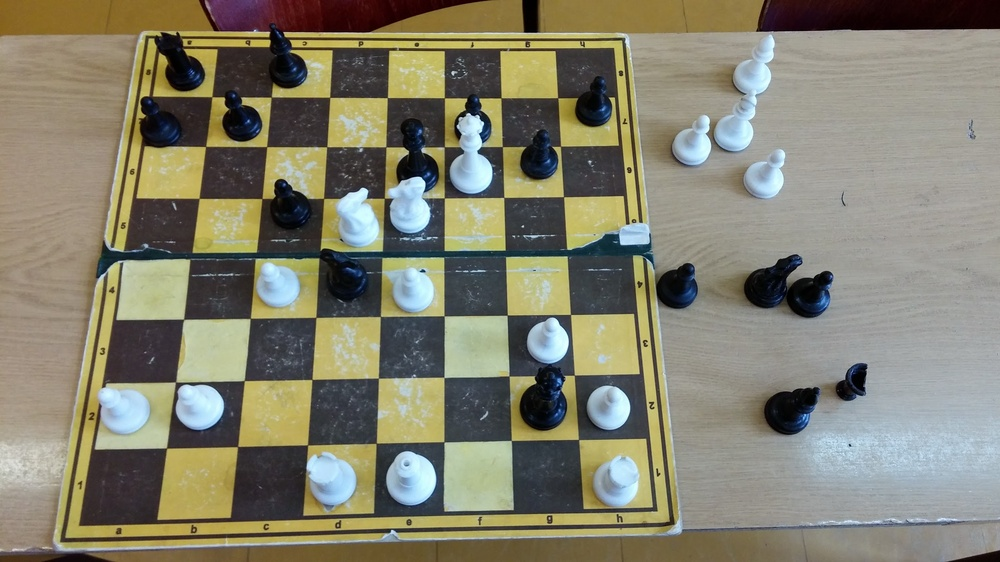
#> input picture test/in/1.jpg, 1000 x 562 px, shrunk from 2418 x 1360 before the run; its folder holds only this picture in this run
$ python -i slid.py   (imports and definitions only)
#> lines starting #> are read from the running program, lines starting #| are printed output that depends on the picture
### debug.py
from config import *
from random import randint
from copy import copy

import numpy as np
import cv2; load = cv2.imread
save = cv2.imwrite

################################################################################

def lines(img, lines, color=(0,0,255), size=2):
	"""draw lines"""
	for a, b in lines: cv2.line(img,tuple(a),tuple(b),color,size)
	return img

# [4 lines left out: function points, not called in this run]

def color():
	return (randint(0, 255), randint(0, 255), randint(0, 255))

################################################################################

counter = 0

class ImageDebug(object):
	img = object

	def __init__(self, img):
		if isinstance(img, tuple):
			img = np.zeros((img[0], img[1], 3), np.uint8)
		if len(img.shape) < 3:
			img = cv2.cvtColor(img, cv2.COLOR_GRAY2RGB)
		self.img = copy(img)

	def lines(self, _lines, color=(0,0,255), size=2):
		self.img = lines(self.img, _lines, color=color, size=size)
		return self

	def points(self, _points, color=(0,0,255), size=10):
		self.img = points(self.img, _points, color=color, size=size)
		return self

	def save(self, filename, prefix=True):
		global counter; counter += 1
		if prefix: __prefix = "__debug_"+"%04d"%int(counter)+"_"
		else:      __prefix = ""
		if NC_DEBUG: save("test/steps/" + __prefix + \
				filename + ".jpg", self.img)

image = ImageDebug

### slid.py
import utils, debug
from config import *

import math
import cv2, numpy as np
import collections
na = np.array

"""
NC_SLID_CLAHE = [[3,   (2, 6),    5], # @1
		         [3,   (6, 2),    5], # @2
				 [0,   (0, 0),    0]] # EE
"""

"""
NC_SLID_CLAHE = [[4,   (2, 5),    5], # @1
		         [4,   (5, 2),    5], # @2
				 #[1,   (2, 2),   15], # @3
				 [0,   (0, 0),    0]] # EE
"""

"""
NC_SLID_CLAHE = [[2,   (1, 5),    5], # @1
		         [2,   (5, 1),    5], # @2
				 #[1,   (2, 2),   15], # @3
				 [0,   (0, 0),    0]] # EE
"""

"""
NC_SLID_CLAHE = [[3,   (2, 8),    5], # @1
		         [3,   (8, 2),    5], # @2
				 [5,   (4, 4),    5], # @3
				 [0,   (0, 0),    0]] # EE
"""

# 7???
# 4???
NC_SLID_CLAHE = [[3,   (2, 6),    5], # @1
		         [3,   (6, 2),    5], # @2
				 [5,   (3, 3),    5], # @3
				 [0,   (0, 0),    0]] # EE

################################################################################

def slid_canny(img, sigma=0.25):
	"""apply Canny edge detector (automatic thresh)"""
	v = np.median(img)
	img = cv2.medianBlur(img, 5)
	img = cv2.GaussianBlur(img, (7, 7), 2)
	lower = int(max(0, (1.0 - sigma) * v))
	upper = int(min(255, (1.0 + sigma) * v))
	return cv2.Canny(img, lower, upper)

def slid_detector(img, alfa=150, beta=2):
	"""detect lines using Hough algorithm"""
	__lines, lines = [], cv2.HoughLinesP(img, rho=1, theta=np.pi/360*beta,
		threshold=40, minLineLength=50, maxLineGap=15) # [40, 40, 10]
	if lines is None: return []
	for line in np.reshape(lines, (-1, 4)):
		__lines += [[[int(line[0]), int(line[1])],
			         [int(line[2]), int(line[3])]]]
	return __lines

def slid_clahe(img, limit=2, grid=(3,3), iters=5):
	"""repair using CLAHE algorithm (adaptive histogram equalization)"""
	img = cv2.cvtColor(img, cv2.COLOR_BGR2GRAY)
	for i in range(iters):
		img = cv2.createCLAHE(clipLimit=limit, \
				tileGridSize=grid).apply(img)
	debug.image(img).save("slid_clahe_@1")
	if limit != 0:
		kernel = np.ones((10, 10), np.uint8)
		img = cv2.morphologyEx(img, cv2.MORPH_CLOSE, kernel)
		debug.image(img).save("slid_clahe_@2")
	return img

################################################################################

def pSLID(img, thresh=150):
	"""find all lines using different settings"""
	print(utils.call("pSLID(img)"))
	segments = []; i = 0
	for key, arr in enumerate(NC_SLID_CLAHE):
		tmp = slid_clahe(img, limit=arr[0], grid=arr[1], iters=arr[2])
		__segments = list(slid_detector(slid_canny(tmp), thresh))
		segments += __segments; i += 1
		print("FILTER: {} {} : {}".format(i, arr, len(__segments)))
		debug.image(slid_canny(tmp)).lines(__segments).save("pslid_F%d" % i)
	return segments

all_points = []
# [136 lines left out: functions SLID, slid_tendency, not called in this run]

>>> import cv2
>>> picture = cv2.imread('test/in/1.jpg')
#> picture is the input picture: shape (562, 1000, 3); mean B, G, R 110.3, 128.6, 131.1
>>> result = pSLID(picture)
#> the loop in pSLID, `for key, arr in enumerate(NC_SLID_CLAHE):` made 4 passes
#| FILTER: 1 [3, (2, 6), 5] : 69
#| FILTER: 2 [3, (6, 2), 5] : 55
#| FILTER: 3 [5, (3, 3), 5] : 70
#| FILTER: 4 [0, (0, 0), 0] : 93
#> pass 1, in slid_clahe, `img = cv2.cvtColor(img, cv2.COLOR_BGR2GRAY)`:
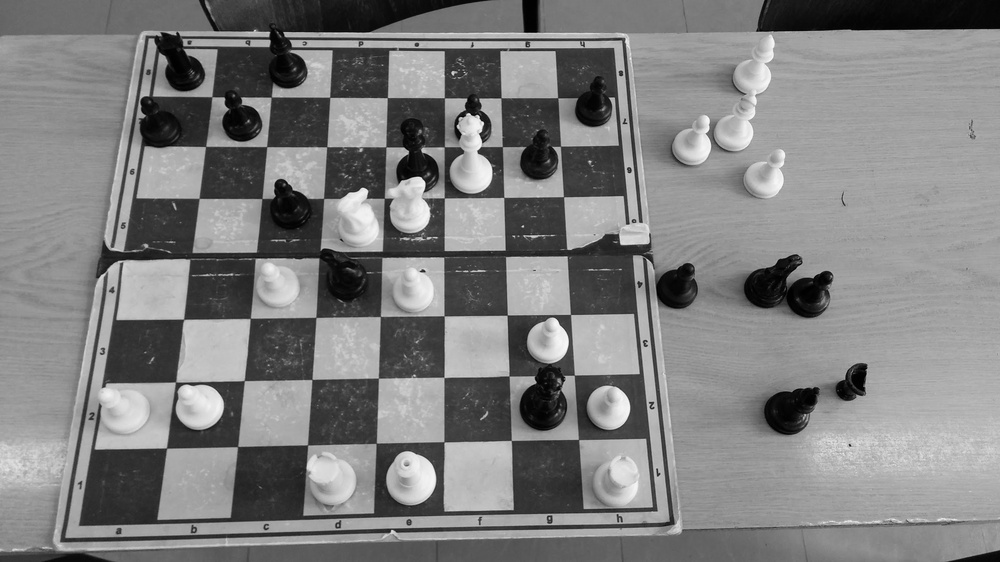
#> img: shape (562, 1000); min 0, max 250, mean 127.2
#> pass 1, in __init__, `img = cv2.cvtColor(img, cv2.COLOR_GRAY2RGB)`:
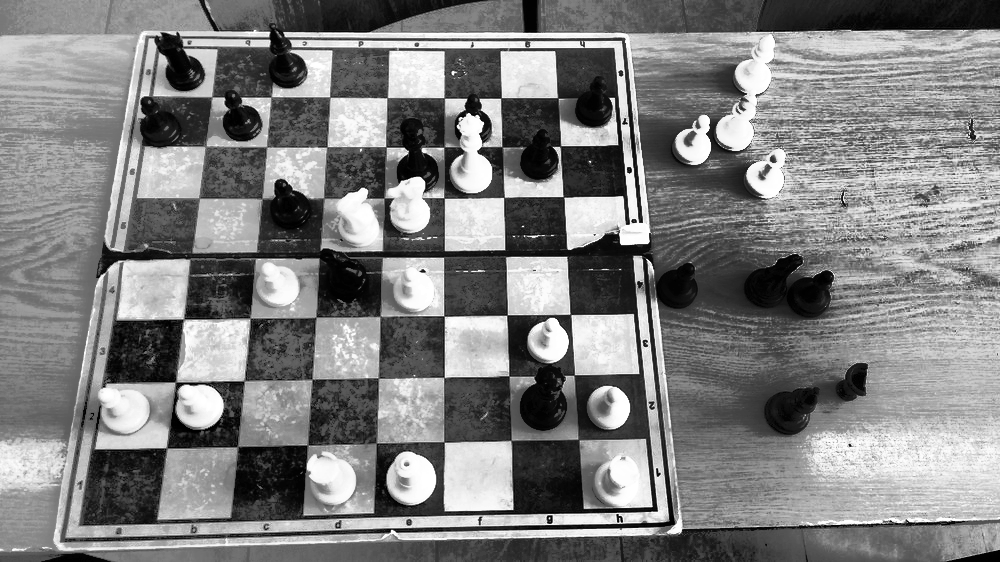
#> img: shape (562, 1000, 3); min 0, max 255, mean 128.1
#> pass 1, in slid_clahe, `img = cv2.morphologyEx(img, cv2.MORPH_CLOSE, kernel)`:
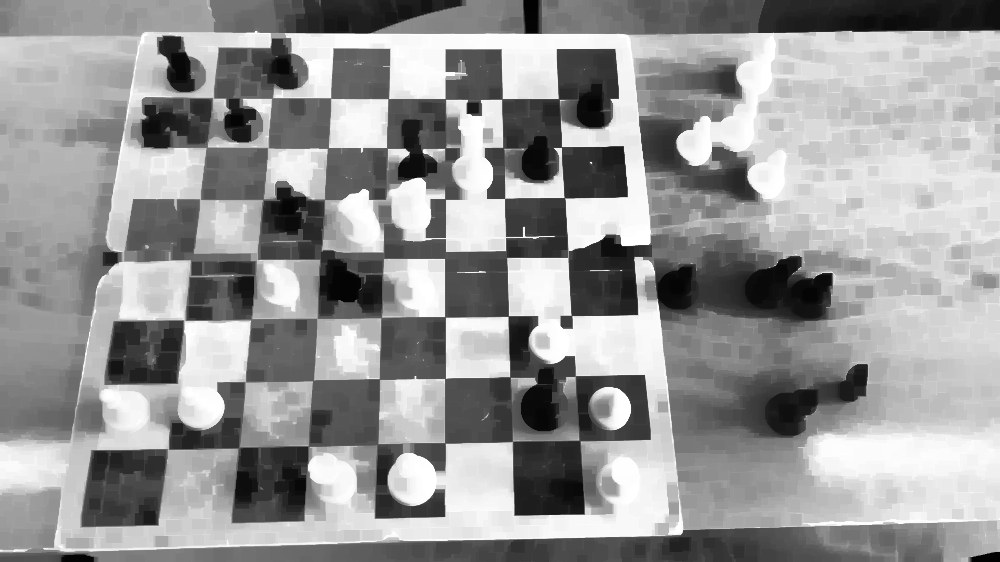
#> img: shape (562, 1000); min 1, max 255, mean 151
#> after the loop in pSLID, `for key, arr in enumerate(NC_SLID_CLAHE):`: i = 4
#> result = 287 items

$ run again, on test/in/10.jpg
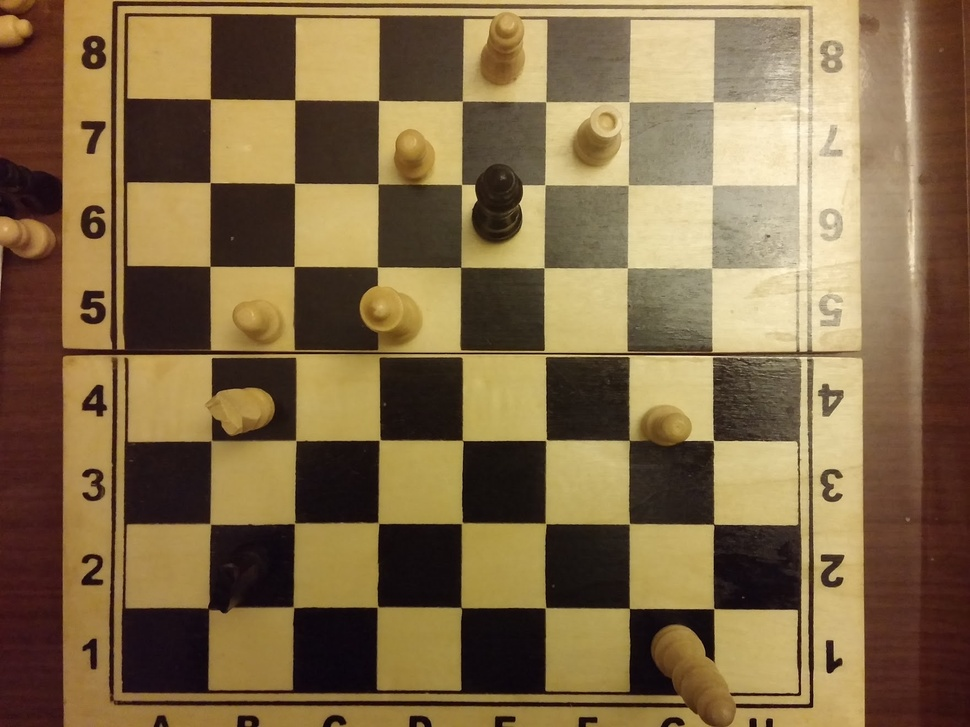
#> input picture test/in/10.jpg, 970 x 727 px, shrunk from 1760 x 1320 before the run
#> picture is the input picture: shape (727, 970, 3); mean B, G, R 71.4, 107.2, 130
#> the loop in pSLID, `for key, arr in enumerate(NC_SLID_CLAHE):` made 4 passes
#> (printed output is left out)
#> pass 1, in slid_clahe, `img = cv2.cvtColor(img, cv2.COLOR_BGR2GRAY)`:
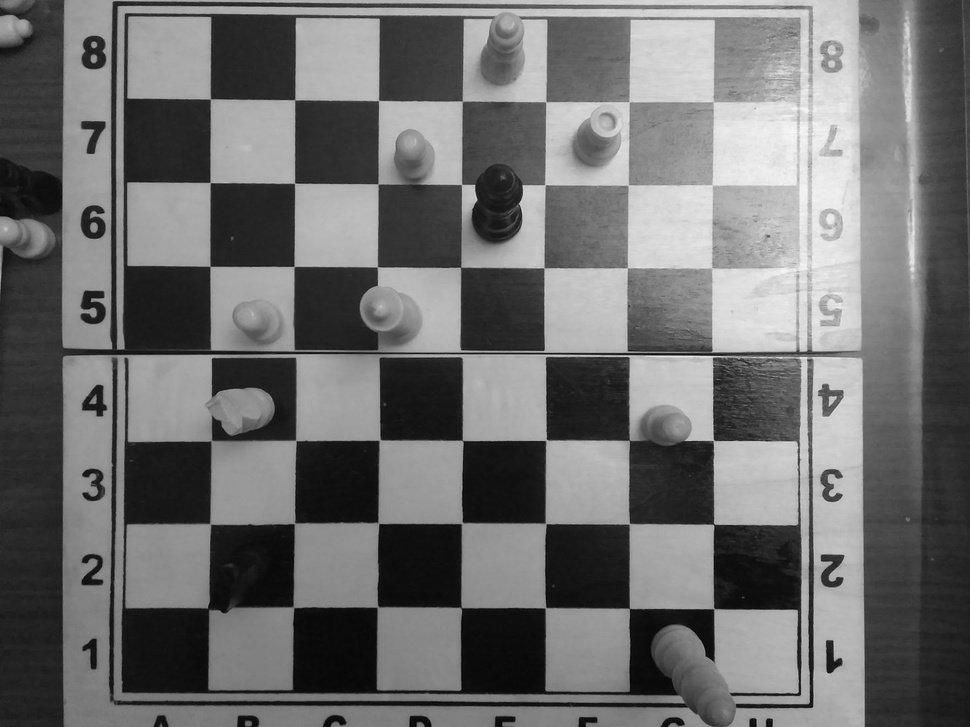
#> img: shape (727, 970); min 4, max 247, mean 109.9
#> pass 1, in slid_clahe, `img = cv2.morphologyEx(img, cv2.MORPH_CLOSE, kernel)`:
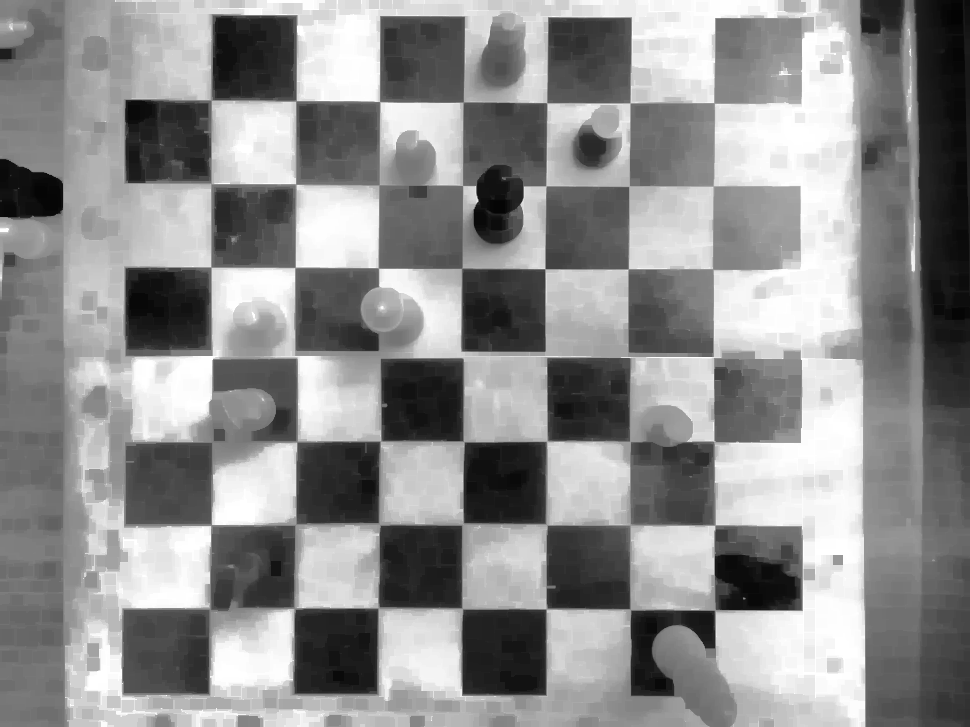
#> img: shape (727, 970); min 3, max 255, mean 142.4
#> after the loop in pSLID, `for key, arr in enumerate(NC_SLID_CLAHE):`: i = 4
#> result = 360 items

$ run again, on test/in/11.jpg
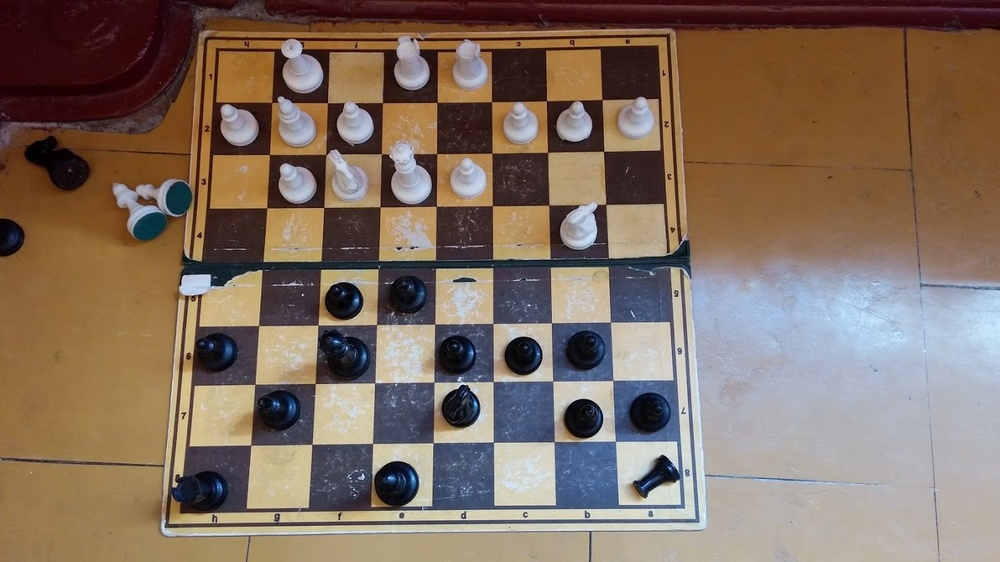
#> input picture test/in/11.jpg, 1000 x 562 px, shrunk from 1408 x 792 before the run
#> picture is the input picture: shape (562, 1000, 3); mean B, G, R 97.1, 111.1, 129.7
#> the loop in pSLID, `for key, arr in enumerate(NC_SLID_CLAHE):` made 4 passes
#> (printed output is left out)
#> pass 1, in __init__, `img = cv2.cvtColor(img, cv2.COLOR_GRAY2RGB)`:
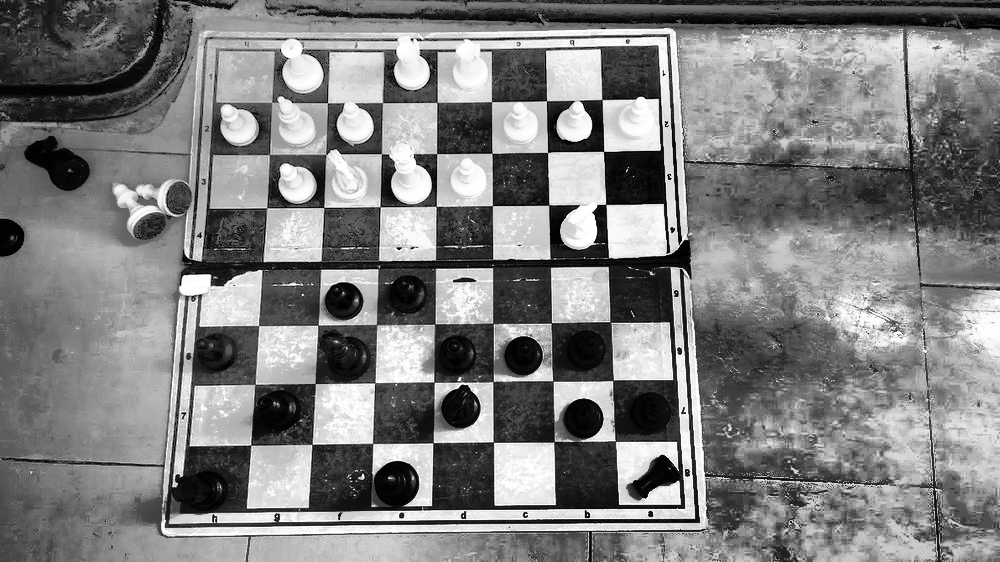
#> img: shape (562, 1000, 3); min 0, max 255, mean 127.7
#> pass 1, in slid_clahe, `img = cv2.morphologyEx(img, cv2.MORPH_CLOSE, kernel)`:
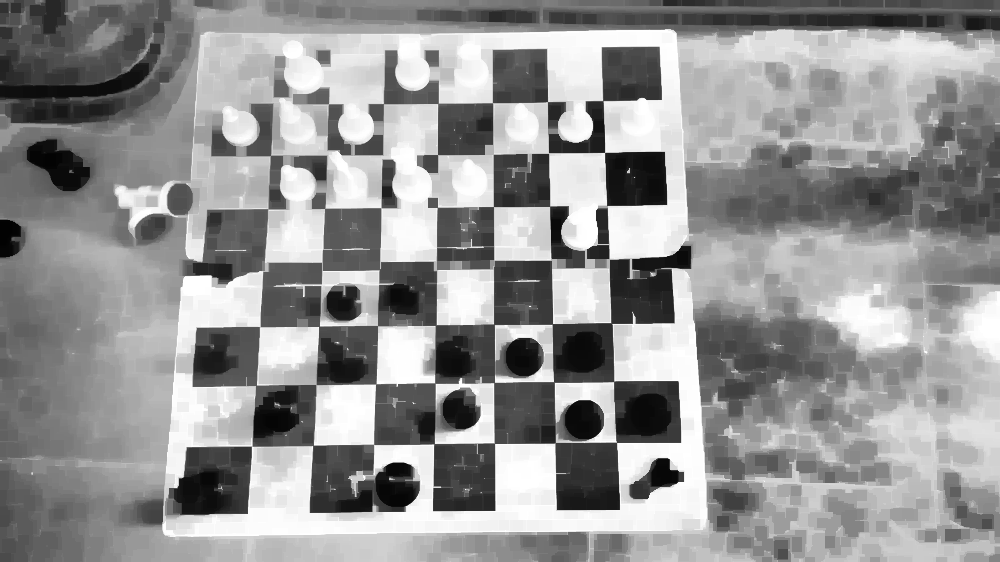
#> img: shape (562, 1000); min 2, max 255, mean 148.4
#> after the loop in pSLID, `for key, arr in enumerate(NC_SLID_CLAHE):`: i = 4
#> result = 271 items

$ run again, on test/in/12.jpg
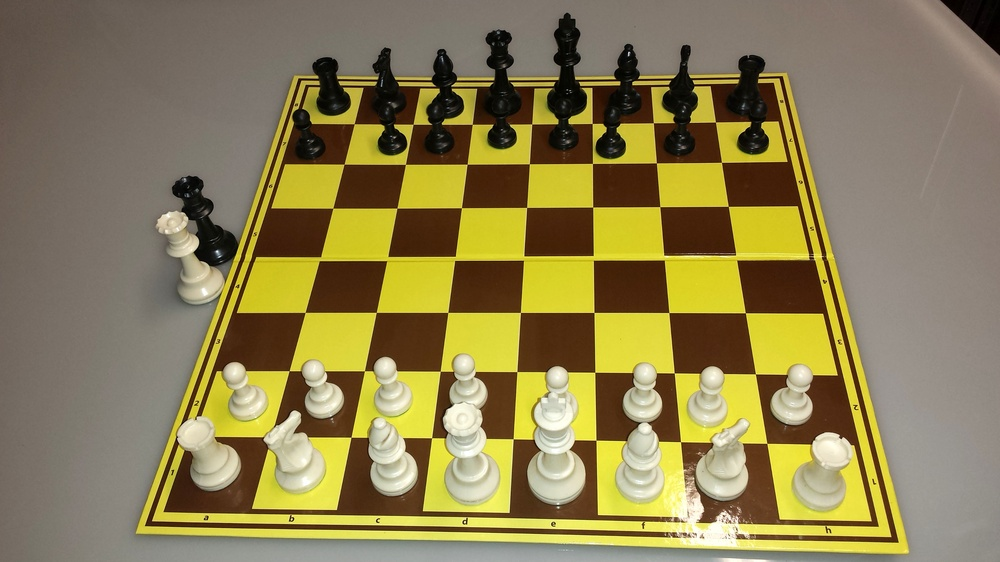
#> input picture test/in/12.jpg, 1000 x 562 px, shrunk from 3264 x 1836 before the run
#> picture is the input picture: shape (562, 1000, 3); mean B, G, R 81.3, 127, 139.8
#> the loop in pSLID, `for key, arr in enumerate(NC_SLID_CLAHE):` made 4 passes
#> (printed output is left out)
#> pass 1, in slid_clahe, `img = cv2.cvtColor(img, cv2.COLOR_BGR2GRAY)`:
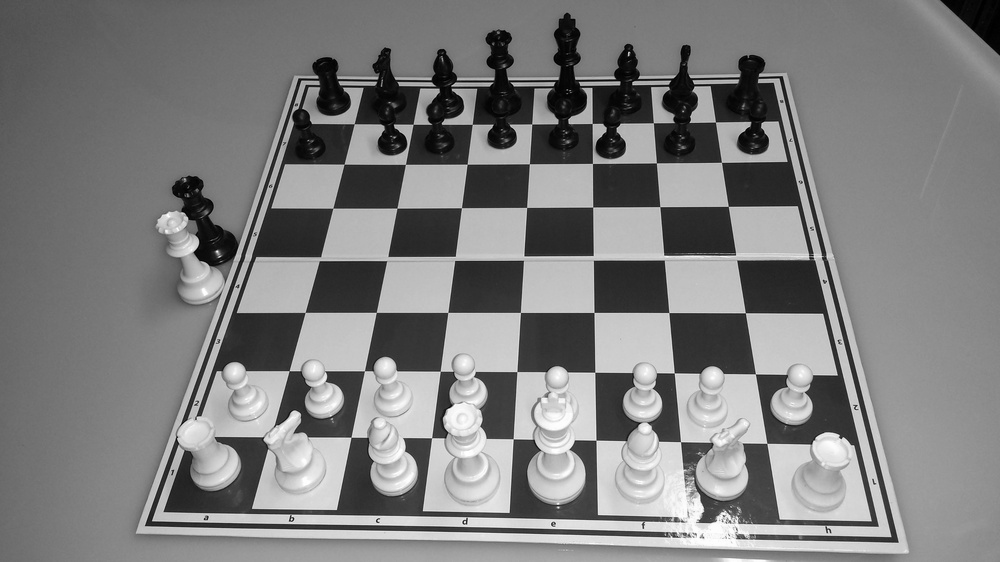
#> img: shape (562, 1000); min 0, max 255, mean 125.6
#> pass 1, in slid_clahe, `img = cv2.morphologyEx(img, cv2.MORPH_CLOSE, kernel)`:
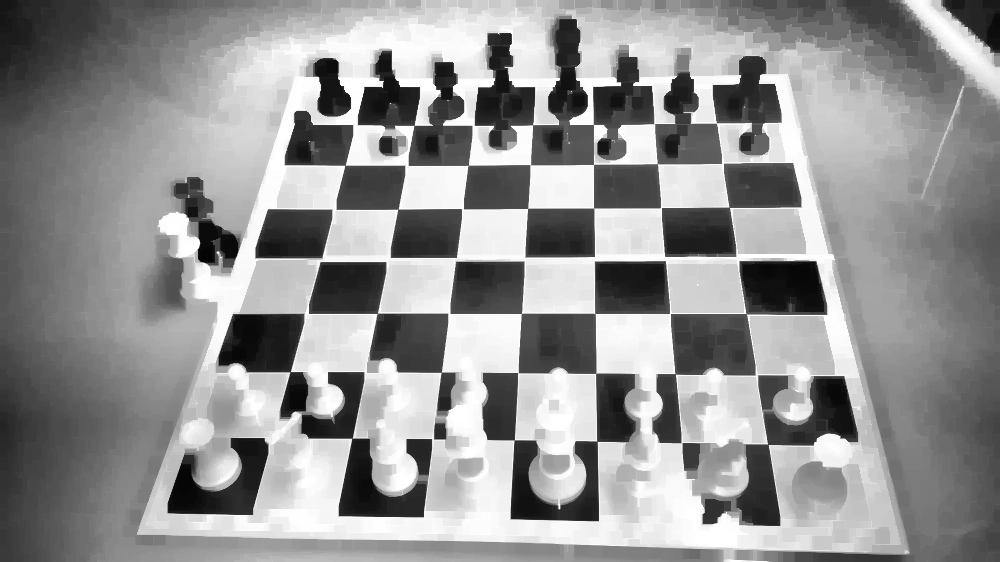
#> img: shape (562, 1000); min 4, max 255, mean 146.6
#> after the loop in pSLID, `for key, arr in enumerate(NC_SLID_CLAHE):`: i = 4
#> result = 262 items
